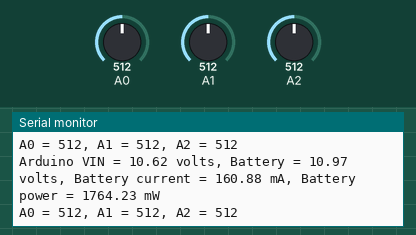
Bench run of a sketch on a simulated Arduino Uno, built with avr-gcc and run on an emulated ATmega328P. Shown: the last lines printed to the serial monitor. The test bench sets the inputs (shaded band); at power-on: A0 = 512, A1 = 512, A2 = 512.

Above: at 1.2 s.
1.3 s: A0 set to 490
At 1.3 s:
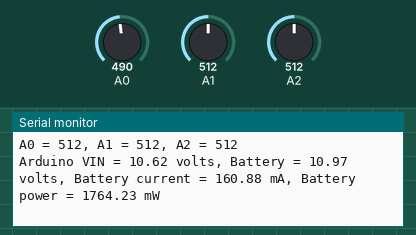
5.5 s: A0 set to 463
At 6.4 s:
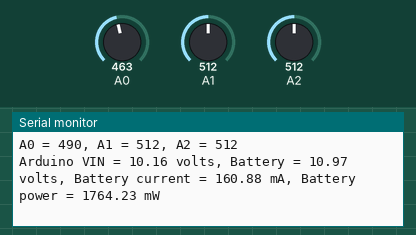
Timing chart, 0 to 8.5 s (numbered marks = the images above; inputs shaded):
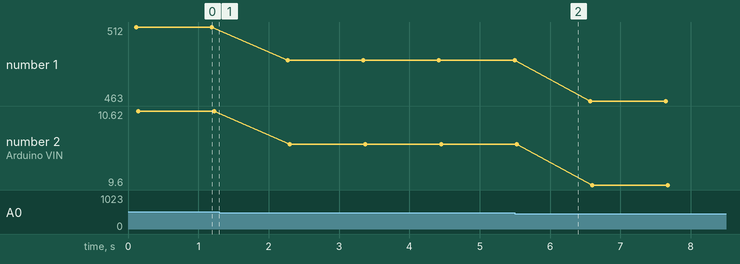

Measured:
- plotted number 1: 512 → 490 after the input at 1.3 s, 490 → 463 after the input at 5.5 s
- plotted number 2: 10.62 → 10.16 after the input at 1.3 s, 10.16 → 9.6 after the input at 5.5 s

The sketch:

read_voltages.ino
```cpp
/*
 * Measure voltages and current from power suppy
 *
 * ADC inputs:
 * ==========
 *
 * A0 -- VIN pin on Arduino board via Ra0/Rb0 resistance divider
 * A1 -- Battery voltage via Ra1/Rb1 resistance divider and op-amp wired as unity gain voltage follower
 * A2 -- Voltage over Vs shunt resister via high gain inverting op amp
 */

// define in-circuit values as constants
// A0:
#define Ra0 26300 // ohms
#define Rb0 8100.0  // trimpot TP1 ohms
#define G0 1.0      // no op amp

// A1:
#define Ra1 24170.0 // ohms
#define Rb1 7137  // trimpot TP1 ohms
#define G1 1.0      // op amp gain -- wired as unity buffer

// A2:
#define Ra2 66900.0 // ohms
#define Rb2 67.6    // trimpot TP2 ohms
#define Rs 0.01     // shunt resistance in ohms


#define VREF 5.0    // refernce voltage for ADC
#define ADC_MAX 1023

float batt_V;
float vin_V;
float batt_mA;
float G2;
float mv_per_count_A0;
float mv_per_count_A1;
float mVs_per_count_A2;
float mA_per_count_A2;
float batt_power_mW;

void setup() {
  Serial.begin(9600);
  mv_per_count_A0 = 1000.0 * (VREF / (ADC_MAX+1.0)) * ((Ra0 + Rb0)/Rb0) / G0;
  mv_per_count_A1 = 1000.0 * (VREF / (ADC_MAX+1.0)) * ((Ra1 + Rb1)/Rb1) / G1;

 /*
 * current in shunt (batt_mA)
 *
 * Vs = Is * Rs
 * Is = Vs / Rs
 *
 * we measure Vs unsing ADC input A2
 *
 */


  G2 = 1.0 + (Ra2 / Rb2);
  G2 = 1554.0;

  mVs_per_count_A2 = ((1000.0 * VREF) / (ADC_MAX+1.0)) / G2;
  mA_per_count_A2 = mVs_per_count_A2 / Rs;

  Serial.print("mv per count A0 = ");
  Serial.println(mv_per_count_A0);
  Serial.print("mv per count A1 = ");
  Serial.println(mv_per_count_A1);

  Serial.print("G2 = ");
  Serial.println(G2);
  Serial.print("mVs per count A2 = ");
  Serial.println(mVs_per_count_A2);
  Serial.print("mA per count A2 = ");
  Serial.println(mA_per_count_A2);

}

void loop() {
  for (;;) {
    // read the input on analog pin 0:
    int a0Value = analogRead(A0);
    vin_V = a0Value * mv_per_count_A0 / 1000.0;


    int a1Value = analogRead(A1);
    batt_V = a1Value * mv_per_count_A1 / 1000.0;

    int a2Value = analogRead(A2);
    batt_mA = a2Value * mA_per_count_A2;

    batt_power_mW = batt_mA * batt_V;

    // print out the value you read:
    Serial.print("A0 = ");
    Serial.print(a0Value);
    Serial.print(", A1 = ");
    Serial.print(a1Value);
    Serial.print(", A2 = ");
    Serial.print(a2Value);
    Serial.println("");
    Serial.print("Arduino VIN = ");
    Serial.print(vin_V);
    Serial.print(" volts, Battery = ");
    Serial.print(batt_V);
    Serial.print(" volts, Battery current = ");
    Serial.print(batt_mA);
    Serial.print(" mA, Battery power = ");
    Serial.print(batt_power_mW);
    Serial.println(" mW");
    delay(1000);
  }

}
```
